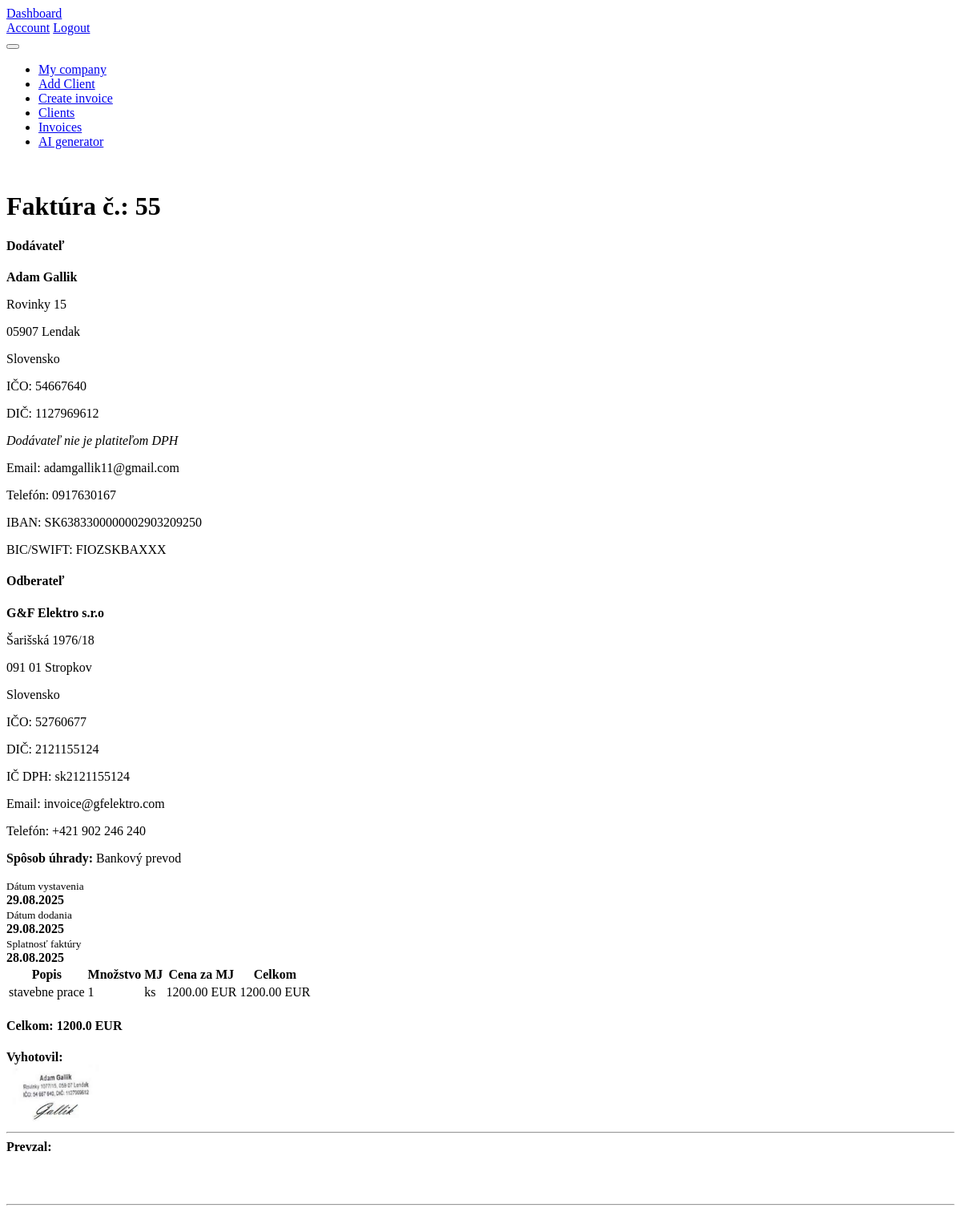
The app's page /invoice/17 (signed in) with its own data.
### models.py (models this page shows, shortened)
class Invoice(db.Model):
        __tablename__ = 'invoices'
        id = db.Column(db.Integer, primary_key=True)
        invoice_number = db.Column(db.String(50), nullable=False)
        date = db.Column(db.Date, nullable=False)
        due_date = db.Column(db.Date, nullable=False)
        user_id = db.Column(db.Integer, db.ForeignKey('users.id'), nullable=False)
        user = db.relationship('User', backref=db.backref('invoices', lazy=True))
        currency = db.Column(db.String(10), nullable=False)
        total_cost = db.Column(db.Float, nullable=False)  # Total cost calculated as quantity
        vat_rate = db.Column(db.Float, nullable=True, default=0.0)  # VAT rate in percentage
        client_id = db.Column(db.Integer, db.ForeignKey('clients.id'), nullable=False)
        company_id = db.Column(db.Integer, db.ForeignKey('companies.id'), nullable=False)  # Foreign key to the company
        company= db.relationship('Company', backref=db.backref('invoices', lazy=True))
        client = db.relationship('Client', backref=db.backref('invoices', lazy=True))
        items = db.relationship("InvoiceItem", back_populates="invoice", cascade="all, delete-orphan")
        created_at = db.Column(db.DateTime, default=datetime.now(timezone.utc))  # Timestamp when the invoice was created
        status = db.Column(db.Enum(InvoiceStatus), nullable=False, default=InvoiceStatus.unpaid)

class Company(db.Model):
        __tablename__ = 'companies'
        id = db.Column(db.Integer, primary_key=True)
        name = db.Column(db.String(100), nullable=False)
        ico = db.Column(db.String(20), nullable=False)
        dic = db.Column(db.String(20), nullable=False)
        street = db.Column(db.String(100), nullable=False)
        user_id = db.Column(db.Integer, db.ForeignKey('users.id'), nullable=False)
        user = db.relationship('User', backref=db.backref('companies', lazy=True))
        city = db.Column(db.String(50), nullable=False)
        zip_code = db.Column(db.String(20), nullable=False)
        country = db.Column(db.String(50), nullable=False)
        email = db.Column(db.String(100), nullable=False)
        phone = db.Column(db.String(20), nullable=False)
        iban = db.Column(db.String(34), nullable=False)
        bic = db.Column(db.String(11), nullable=False)
        payment_method = db.Column(db.String(50), nullable=False)
        is_vat_payer = db.Column(db.Boolean, default=False)
        ic_dph = db.Column(db.String(20), nullable=True)  # Optional field for VAT ID if the

class Client(db.Model):
        __tablename__ = 'clients'
        id = db.Column(db.Integer, primary_key=True)
        name = db.Column(db.String(100), nullable=False)
        ico = db.Column(db.String(20), nullable=False)
        dic = db.Column(db.String(20), nullable=False)
        street = db.Column(db.String(100), nullable=False)
        user_id = db.Column(db.Integer, db.ForeignKey('users.id'), nullable=False)
        user = db.relationship('User', backref=db.backref('clients', lazy=True))
        city = db.Column(db.String(50), nullable=False)
        zip_code = db.Column(db.String(20), nullable=False)
        country = db.Column(db.String(50), nullable=False)
        email = db.Column(db.String(100), nullable=False)
        phone = db.Column(db.String(20), nullable=False)
        iban = db.Column(db.String(34), nullable=False)
        bic = db.Column(db.String(11), nullable=False)
        payment_method = db.Column(db.String(50), nullable=False)
        is_vat_payer = db.Column(db.Boolean, default=False)
        ic_dph = db.Column(db.String(20), nullable=True)  # Optional field for VAT ID if the client is a VAT payer

class InvoiceItem(db.Model):
    __tablename__ = 'invoice_items'
    id = db.Column(db.Integer, primary_key=True)
    invoice_id = db.Column(db.Integer, db.ForeignKey('invoices.id'), nullable=False)
    description = db.Column(db.String(200), nullable=False)
    quantity = db.Column(db.Integer, nullable=False)
    unit=db.Column(db.String(50), nullable=False)  # e.g., "pcs", "kg", etc.
    price_per_item = db.Column(db.Float, nullable=False)
    total_cost = db.Column(db.Float, nullable=False)
    invoice = db.relationship("Invoice", back_populates="items")

### routes.py (the view)
@main.route('/invoice/<int:invoice_id>')
@login_required
def view_invoice(invoice_id):
    invoice = Invoice.query.filter_by(id=invoice_id, user_id=current_user.id).first_or_404()
    if not invoice.company:
        return "Company information is not set up. Please set up your company first.", 400
    return render_template("invoice.html", invoice_data=invoice, client_data=invoice.client, company_data=invoice.company, items=invoice.items)

### templates/invoice.html (shortened to what this page needs)
{% extends "base.html" %}
{% block content %}
<div class="container py-5">
  <div class="d-flex justify-content-between align-items-center mb-4">
    <h1 class="mb-0">Faktúra č.: {{ invoice_data.invoice_number }}</h1>
  </div>
  <div class="row">
    <div class="col-md-6">
      <h4>Dodávateľ</h4>
      <p><strong>{{ company_data.name }}</strong></p>
      <p>{{ company_data.street }}</p>
      <p>{{ company_data.zip_code }} {{ company_data.city }}</p>
      <p>{{ company_data.country }}</p>
      <p>IČO: {{ company_data.ico }}</p>
      <p>DIČ: {{ company_data.dic }}</p>
      {% if company_data.is_vat_payer and company_data.ic_dph %}
        <p>IČ DPH: {{ company_data.ic_dph }}</p>
      {% else %}
        <p><em>Dodávateľ nie je platiteľom DPH</em></p>
      {% endif %}
      <p>Email: {{ company_data.email }}</p>
      <p>Telefón: {{ company_data.phone }}</p>
      <p>IBAN: {{ company_data.iban }}</p>
      <p>BIC/SWIFT: {{ company_data.bic }}</p>
    </div>
    <div class="col-md-6">
      <h4>Odberateľ</h4>
      <p><strong>{{ client_data.name }}</strong></p>
      <p>{{ client_data.street }}</p>
      <p>{{ client_data.zip_code }} {{ client_data.city }}</p>
      <p>{{ client_data.country }}</p>
      <p>IČO: {{ client_data.ico }}</p>
      <p>DIČ: {{ client_data.dic }}</p>
      {% if not client_data.ic_dph %}
        <p><em>Odberateľ nie je platiteľom DPH</em></p>
      {% else %}
        <p>IČ DPH: {{ client_data.ic_dph }}</p>
      {% endif %}
      <p>Email: {{ client_data.email }}</p>
      <p>Telefón: {{ client_data.phone }}</p>
    </div>
  </div>
  <div class="card my-4 p-3">
    <p class="mb-2"><strong>Spôsob úhrady:</strong> {{ company_data.payment_method }}</p>
    <div class="row text-center">
      <div class="col">
        <small class="text-muted">Dátum vystavenia</small>
        <div><strong>{{ invoice_data.date.strftime('%d.%m.%Y') }}</strong></div>
      </div>
      <div class="col">
        <small class="text-muted">Dátum dodania</small>
        <div><strong>{{ invoice_data.date.strftime('%d.%m.%Y') }}</strong></div>
      </div>
      <div class="col">
        <small class="text-muted">Splatnosť faktúry</small>
        <div><strong>{{ invoice_data.due_date.strftime('%d.%m.%Y') }}</strong></div>
      </div>
    </div>
  </div>
  <table class="table table-bordered">
    <thead class="table-light">
      <tr>
        <th>Popis</th>
        <th>Množstvo</th>
        <th>MJ</th>
        <th>Cena za MJ</th>
        <th>Celkom</th>
      </tr>
    </thead>
    <tbody>
  {% for item in invoice_data.items %}
    <tr>
      <td>{{ item.description }}</td>
      <td>{{ item.quantity }}</td>
      <td>{{ item.unit or '' }}</td>
      <td>{{ "%.2f"|format(item.price_per_item) }} {{ invoice_data.currency }}</td>
      <td>{{ "%.2f"|format(item.total_cost) }} {{ invoice_data.currency }}</td>
    </tr>
  {% endfor %}
</tbody>
  </table>
  {% if company_data.is_vat_payer %}
    <div class="mt-3">
      <p>Základ DPH: {{ "%.2f"|format(invoice_data.total_cost) }} {{ invoice_data.currency }}</p>
      <p>Sadzba DPH: {{ invoice_data.vat_rate }}%</p>
      <p>DPH: {{ "%.2f"|format(invoice_data.total_cost * invoice_data.vat_rate / 100) }} {{ invoice_data.currency }}</p>
      <h4>Spolu na úhradu: {{ "%.2f"|format(invoice_data.total_cost * (1 + invoice_data.vat_rate / 100)) }} {{ invoice_data.currency }}</h4>
    </div>
  {% else %}
    <h4 class="mt-3 text-end">Celkom: {{ invoice_data.total_cost }} {{ invoice_data.currency }}</h4>
  {% endif %}
  <div class="row mt-5">
    <div class="col text-center">
      <strong>Vyhotovil:</strong><br>
      <img src="{{ url_for('static', filename='stamp.png', _external=True) }}" alt="Stamp" style="max-height: 80px;"><br>
      <hr class="w-50 mx-auto">
    </div>
    <div class="col text-center">
      <strong>Prevzal:</strong><br><br><br><br>
      <hr class="w-50 mx-auto">
    </div>
  </div>
</div>
{% endblock %}

### templates/base.html (style rules this page uses)
body { background: var(--tblr-bg-surface); }

### records on screen
Invoice: invoice_number "55", date "29.08.2025", due_date "28.08.2025", currency "EUR", total_cost "1200.0"
Company: name "Adam Gallik", street "Rovinky 15", zip_code "05907", city "Lendak", country "Slovensko", ico "54667640", dic "1127969612", email "adamgallik11@gmail.com", phone "0917630167", iban "SK6383300000002903209250", bic "FIOZSKBAXXX", payment_method "Bankový prevod"
Client: name "G&F Elektro s.r.o", street "Šarišská 1976/18", zip_code "091 01", city "Stropkov", country "Slovensko", ico "52760677", dic "2121155124", ic_dph "sk2121155124", email "invoice@gfelektro.com", phone "+421 902 246 240"
InvoiceItem: description "stavebne prace", quantity "1", unit "ks", price_per_item "1200.00", total_cost "1200.00"
